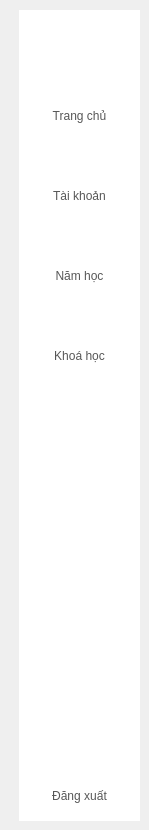
      <widget class="QWidget" name="page_2">
       <widget class="QWidget" name="widget_2" native="true">
        <property name="geometry">
         <rect>
          <x>19</x>
          <y>10</y>
          <width>121</width>
          <height>811</height>
         </rect>
        </property>
        <property name="styleSheet">
         <string notr="true">background-color: rgb(255, 255, 255);</string>
        </property>
        <widget class="QPushButton" name="schoolYear">
         <property name="geometry">
          <rect>
           <x>15</x>
           <y>250</y>
           <width>91</width>
           <height>32</height>
          </rect>
         </property>
         <property name="styleSheet">
          <string notr="true">QPushButton{
border:none;
color: rgba(0, 0, 0, 168);
font: 300 13pt &quot;Josefin Sans Medium&quot;;
}
QPushButton:Hover
{
background-color: rgb(1, 24, 156);
border:none;
color: rgb(255, 255, 255);
font: 300 13pt &quot;Josefin Sans SemiBold&quot;;
border-radius: 15px;
}
QPushButton:Pressed
{
border:none;
color: rgba(0, 0, 0, 168);
font: 300 13pt &quot;Josefin Sans SemiBold&quot;;
}</string>
         </property>
         <property name="text">
          <string>Năm học</string>
         </property>
        </widget>
        <widget class="QPushButton" name="course">
         <property name="geometry">
          <rect>
           <x>15</x>
           <y>330</y>
           <width>91</width>
           <height>32</height>
          </rect>
         </property>
         <property name="styleSheet">
          <string notr="true">QPushButton{
border:none;
color: rgba(0, 0, 0, 168);
font: 300 13pt &quot;Josefin Sans Medium&quot;;
}
QPushButton:Hover
{
background-color: rgb(1, 24, 156);
border:none;
color: rgb(255, 255, 255);
font: 300 13pt &quot;Josefin Sans SemiBold&quot;;
border-radius: 15px;
}
QPushButton:Pressed
{
border:none;
color: rgba(0, 0, 0, 168);
font: 300 13pt &quot;Josefin Sans SemiBold&quot;;
}</string>
         </property>
         <property name="text">
          <string>Khoá học</string>
         </property>
        </widget>
        <widget class="QPushButton" name="logOut">
         <property name="geometry">
          <rect>
           <x>15</x>
           <y>770</y>
           <width>91</width>
           <height>32</height>
          </rect>
         </property>
         <property name="styleSheet">
          <string notr="true">QPushButton{
	border:none;
	color: rgba(0, 0, 0, 168);
	font: 700 13pt &quot;Arial&quot;;
}
QPushButton:Hover
{
	border:none;
	color:rgb(255, 255, 255);
	background-color: rgb(0, 89, 255);
	border-radius:5px;
	font: 700 13pt &quot;Arial&quot;;
}</string>
         </property>
         <property name="text">
          <string>Đăng xuất</string>
         </property>
        </widget>
        <widget class="QPushButton" name="account">
         <property name="geometry">
          <rect>
           <x>15</x>
           <y>170</y>
           <width>91</width>
           <height>32</height>
          </rect>
         </property>
         <property name="styleSheet">
          <string notr="true">QPushButton{
border:none;
color: rgba(0, 0, 0, 168);
font: 300 13pt &quot;Josefin Sans Medium&quot;;
}
QPushButton:Hover
{
background-color: rgb(1, 24, 156);
border:none;
color: rgb(255, 255, 255);
font: 300 13pt &quot;Josefin Sans SemiBold&quot;;
border-radius: 15px;
}
QPushButton:Pressed
{
border:none;
color: rgba(0, 0, 0, 168);
font: 300 13pt &quot;Josefin Sans SemiBold&quot;;
}</string>
         </property>
         <property name="text">
          <string>Tài khoản</string>
         </property>
        </widget>
        <widget class="QPushButton" name="home">
         <property name="geometry">
          <rect>
           <x>15</x>
           <y>90</y>
           <width>91</width>
           <height>32</height>
          </rect>
         </property>
         <property name="styleSheet">
          <string notr="true">QPushButton{
border:none;
color: rgba(0, 0, 0, 168);
font: 300 13pt &quot;Josefin Sans Medium&quot;;
}
QPushButton:Hover
{
background-color: rgb(1, 24, 156);
border:none;
color: rgb(255, 255, 255);
font: 300 13pt &quot;Josefin Sans SemiBold&quot;;
border-radius: 15px;
}
QPushButton:Pressed
{
border:none;
color: rgba(0, 0, 0, 168);
font: 300 13pt &quot;Josefin Sans SemiBold&quot;;
}</string>
         </property>
         <property name="text">
          <string>Trang chủ</string>
         </property>
        </widget>
       </widget>
      </widget>
